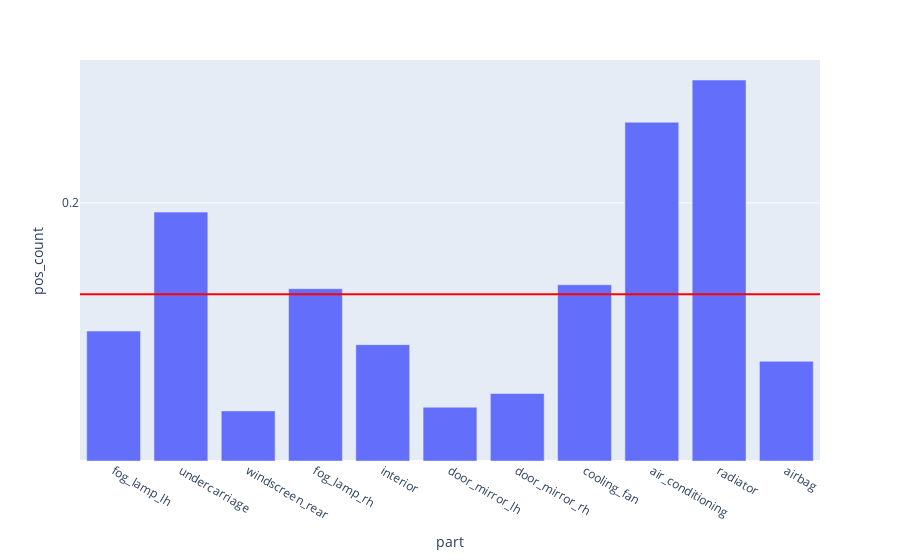

Here is the notebook cell this chart was saved with:
### Code cell
fig = px.bar(evalMetrics, x = 'part', y = 'pos_count')

fig.add_hline(y=avgPosCount, line_width=2, line_color="red")

fig.update_layout(
    yaxis = dict(
        tickmode = 'array',
        tickvals = [np.format_float_positional(avgTp, 2), 0.2, 0.5, 0.7],
    )
)

### Figure 1 — Plotly figure (JSON) as saved in the notebook; plotly's stock layout.template omitted (floating-point values rounded to 4 significant figures)
{"data": [{"alignmentgroup": "True", "hovertemplate": "part=%{x}<br>pos_count=%{y}<extra></extra>", "legendgroup": "", "marker": {"color": "#636efa", "pattern": {"shape": ""}}, "name": "", "offsetgroup": "", "orientation": "v", "showlegend": false, "textposition": "auto", "type": "bar", "x": ["fog_lamp_lh", "undercarriage", "windscreen_rear", "fog_lamp_rh", "interior", "door_mirror_lh", "door_mirror_rh", "cooling_fan", "air_conditioning", "radiator", "airbag"], "xaxis": "x", "y": [0.1007, 0.1929, 0.03883, 0.1335, 0.09017, 0.04167, 0.0523, 0.1366, 0.2625, 0.2952, 0.07723], "yaxis": "y"}], "layout": {"barmode": "relative", "legend": {"tracegroupgap": 0}, "margin": {"t": 60}, "shapes": [{"line": {"color": "red", "width": 2}, "type": "line", "x0": 0, "x1": 1, "xref": "x domain", "y0": 0.1292, "y1": 0.1292, "yref": "y"}], "xaxis": {"anchor": "y", "domain": [0, 1], "title": {"text": "part"}}, "yaxis": {"anchor": "x", "domain": [0, 1], "tickmode": "array", "tickvals": ["0.78", 0.2, 0.5, 0.7], "title": {"text": "pos_count"}}}}
